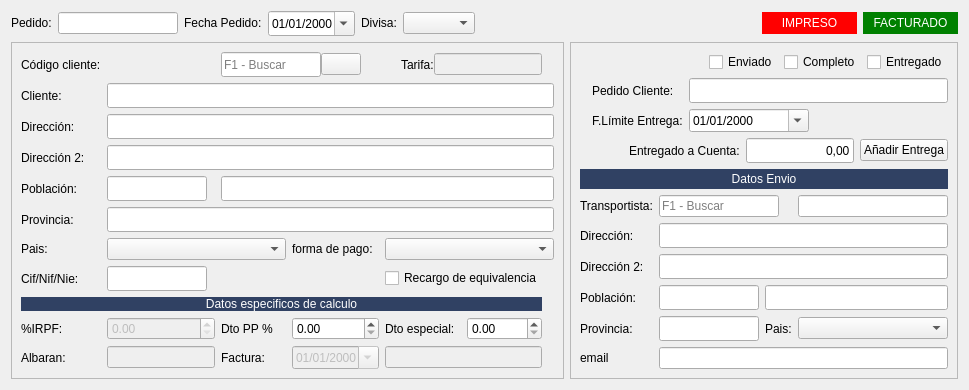
         <widget class="QWidget" name="tab_5">
          <attribute name="title">
           <string>Cabecera Pedido</string>
          </attribute>
          <layout class="QGridLayout" name="gridLayout_5">
           <item row="0" column="0" colspan="2">
            <layout class="QHBoxLayout" name="horizontalLayout_6">
             <item>
              <widget class="QLabel" name="lblnumalb">
               <property name="sizePolicy">
                <sizepolicy hsizetype="Preferred" vsizetype="Fixed">
                 <horstretch>0</horstretch>
                 <verstretch>0</verstretch>
                </sizepolicy>
               </property>
               <property name="text">
                <string>Pedido:</string>
               </property>
              </widget>
             </item>
             <item>
              <widget class="QLineEdit" name="txtpedido">
               <property name="maximumSize">
                <size>
                 <width>120</width>
                 <height>16777215</height>
                </size>
               </property>
              </widget>
             </item>
             <item>
              <widget class="QLabel" name="label">
               <property name="sizePolicy">
                <sizepolicy hsizetype="Preferred" vsizetype="Fixed">
                 <horstretch>0</horstretch>
                 <verstretch>0</verstretch>
                </sizepolicy>
               </property>
               <property name="text">
                <string>Fecha Pedido:</string>
               </property>
              </widget>
             </item>
             <item>
              <widget class="QDateEdit" name="txtfecha">
               <property name="minimumSize">
                <size>
                 <width>0</width>
                 <height>25</height>
                </size>
               </property>
               <property name="displayFormat">
                <string>dd/MM/yyyy</string>
               </property>
               <property name="calendarPopup">
                <bool>true</bool>
               </property>
              </widget>
             </item>
             <item>
              <widget class="QLabel" name="label_17">
               <property name="sizePolicy">
                <sizepolicy hsizetype="Preferred" vsizetype="Fixed">
                 <horstretch>0</horstretch>
                 <verstretch>0</verstretch>
                </sizepolicy>
               </property>
               <property name="text">
                <string>Divisa:</string>
               </property>
              </widget>
             </item>
             <item>
              <widget class="QComboBox" name="cboDivisa"/>
             </item>
             <item>
              <spacer name="horizontalSpacer">
               <property name="orientation">
                <enum>Qt::Horizontal</enum>
               </property>
               <property name="sizeHint" stdset="0">
                <size>
                 <width>40</width>
                 <height>20</height>
                </size>
               </property>
              </spacer>
             </item>
             <item>
              <widget class="QLabel" name="lblimpreso">
               <property name="sizePolicy">
                <sizepolicy hsizetype="Maximum" vsizetype="Fixed">
                 <horstretch>0</horstretch>
                 <verstretch>0</verstretch>
                </sizepolicy>
               </property>
               <property name="minimumSize">
                <size>
                 <width>95</width>
                 <height>22</height>
                </size>
               </property>
               <property name="styleSheet">
                <string notr="true">background-color: rgb(255, 0, 0);
color: rgb(255,255,255);</string>
               </property>
               <property name="text">
                <string>IMPRESO</string>
               </property>
               <property name="alignment">
                <set>Qt::AlignCenter</set>
               </property>
              </widget>
             </item>
             <item>
              <widget class="QLabel" name="lblfacturado">
               <property name="sizePolicy">
                <sizepolicy hsizetype="Preferred" vsizetype="Fixed">
                 <horstretch>0</horstretch>
                 <verstretch>0</verstretch>
                </sizepolicy>
               </property>
               <property name="minimumSize">
                <size>
                 <width>95</width>
                 <height>22</height>
                </size>
               </property>
               <property name="styleSheet">
                <string notr="true">background-color: rgb(0, 128, 0);
color: rgb(255,255,255);</string>
               </property>
               <property name="text">
                <string>FACTURADO</string>
               </property>
               <property name="alignment">
                <set>Qt::AlignCenter</set>
               </property>
              </widget>
             </item>
            </layout>
           </item>
           <item row="1" column="0">
            <widget class="QFrame" name="frame_5">
             <property name="frameShape">
              <enum>QFrame::StyledPanel</enum>
             </property>
             <property name="frameShadow">
              <enum>QFrame::Raised</enum>
             </property>
             <layout class="QGridLayout" name="gridLayout">
              <item row="6" column="0">
               <widget class="QLabel" name="label_13">
                <property name="text">
                 <string>Provincia:</string>
                </property>
               </widget>
              </item>
              <item row="8" column="0">
               <widget class="QLabel" name="label_15">
                <property name="text">
                 <string>Cif/Nif/Nie:</string>
                </property>
               </widget>
              </item>
              <item row="3" column="0">
               <widget class="QLabel" name="label_5">
                <property name="text">
                 <string>Dirección:</string>
                </property>
               </widget>
              </item>
              <item row="4" column="0">
               <widget class="QLabel" name="label_6">
                <property name="text">
                 <string>Dirección 2:</string>
                </property>
               </widget>
              </item>
              <item row="5" column="2" colspan="6">
               <widget class="QLineEdit" name="txtpoblacion">
                <property name="sizePolicy">
                 <sizepolicy hsizetype="Expanding" vsizetype="Fixed">
                  <horstretch>0</horstretch>
                  <verstretch>0</verstretch>
                 </sizepolicy>
                </property>
                <property name="minimumSize">
                 <size>
                  <width>0</width>
                  <height>25</height>
                 </size>
                </property>
               </widget>
              </item>
              <item row="0" column="0">
               <widget class="QLabel" name="label_3">
                <property name="text">
                 <string>Código cliente:</string>
                </property>
               </widget>
              </item>
              <item row="7" column="0">
               <widget class="QLabel" name="label_14">
                <property name="text">
                 <string>Pais:</string>
                </property>
               </widget>
              </item>
              <item row="8" column="1">
               <widget class="QLineEdit" name="txtcif">
                <property name="minimumSize">
                 <size>
                  <width>0</width>
                  <height>25</height>
                 </size>
                </property>
                <property name="maximumSize">
                 <size>
                  <width>100</width>
                  <height>16777215</height>
                 </size>
                </property>
               </widget>
              </item>
              <item row="6" column="1" colspan="7">
               <widget class="QLineEdit" name="txtprovincia">
                <property name="minimumSize">
                 <size>
                  <width>0</width>
                  <height>25</height>
                 </size>
                </property>
                <property name="maximumSize">
                 <size>
                  <width>16777215</width>
                  <height>16777215</height>
                 </size>
                </property>
               </widget>
              </item>
              <item row="2" column="1" colspan="7">
               <widget class="QLineEdit" name="txtcliente">
                <property name="minimumSize">
                 <size>
                  <width>0</width>
                  <height>25</height>
                 </size>
                </property>
               </widget>
              </item>
              <item row="2" column="0">
               <widget class="QLabel" name="label_4">
                <property name="text">
                 <string>Cliente:</string>
                </property>
               </widget>
              </item>
              <item row="3" column="1" colspan="7">
               <widget class="QLineEdit" name="txtdireccion1">
                <property name="minimumSize">
                 <size>
                  <width>0</width>
                  <height>25</height>
                 </size>
                </property>
               </widget>
              </item>
              <item row="5" column="0">
               <widget class="QLabel" name="label_7">
                <property name="text">
                 <string>Población:</string>
                </property>
               </widget>
              </item>
              <item row="4" column="1" colspan="7">
               <widget class="QLineEdit" name="txtdireccion2">
                <property name="minimumSize">
                 <size>
                  <width>0</width>
                  <height>25</height>
                 </size>
                </property>
               </widget>
              </item>
              <item row="5" column="1">
               <widget class="QLineEdit" name="txtcp">
                <property name="minimumSize">
                 <size>
                  <width>0</width>
                  <height>25</height>
                 </size>
                </property>
                <property name="maximumSize">
                 <size>
                  <width>100</width>
                  <height>16777215</height>
                 </size>
                </property>
               </widget>
              </item>
              <item row="12" column="0">
               <widget class="QLabel" name="lblAlbaran">
                <property name="text">
                 <string>Albaran:</string>
                </property>
               </widget>
              </item>
              <item row="12" column="1">
               <widget class="QLineEdit" name="txtalbaran">
                <property name="enabled">
                 <bool>false</bool>
                </property>
                <property name="sizePolicy">
                 <sizepolicy hsizetype="Preferred" vsizetype="Fixed">
                  <horstretch>0</horstretch>
                  <verstretch>0</verstretch>
                 </sizepolicy>
                </property>
               </widget>
              </item>
              <item row="12" column="2">
               <widget class="QLabel" name="label_49">
                <property name="text">
                 <string>Factura:</string>
                </property>
               </widget>
              </item>
              <item row="12" column="3">
               <widget class="QDateEdit" name="txtfecha_factura">
                <property name="enabled">
                 <bool>false</bool>
                </property>
                <property name="sizePolicy">
                 <sizepolicy hsizetype="Preferred" vsizetype="Fixed">
                  <horstretch>0</horstretch>
                  <verstretch>0</verstretch>
                 </sizepolicy>
                </property>
                <property name="displayFormat">
                 <string>dd/MM/yyyy</string>
                </property>
                <property name="calendarPopup">
                 <bool>true</bool>
                </property>
               </widget>
              </item>
              <item row="12" column="4" colspan="2">
               <widget class="QLineEdit" name="txtcNumFra">
                <property name="enabled">
                 <bool>false</bool>
                </property>
                <property name="sizePolicy">
                 <sizepolicy hsizetype="Preferred" vsizetype="Fixed">
                  <horstretch>0</horstretch>
                  <verstretch>0</verstretch>
                 </sizepolicy>
                </property>
               </widget>
              </item>
              <item row="7" column="1" colspan="2">
               <widget class="QComboBox" name="cboPais"/>
              </item>
              <item row="7" column="3">
               <widget class="QLabel" name="label_30">
                <property name="text">
                 <string>forma de pago:</string>
                </property>
               </widget>
              </item>
              <item row="11" column="5">
               <widget class="QDoubleSpinBox" name="spin_porc_dto_especial"/>
              </item>
              <item row="11" column="4">
               <widget class="QLabel" name="label_50">
                <property name="text">
                 <string>Dto especial:</string>
                </property>
               </widget>
              </item>
              <item row="11" column="3">
               <widget class="QDoubleSpinBox" name="spinPorc_dto_pp"/>
              </item>
              <item row="11" column="2">
               <widget class="QLabel" name="label_48">
                <property name="text">
                 <string>Dto PP %</string>
                </property>
               </widget>
              </item>
              <item row="8" column="4" colspan="2">
               <widget class="QCheckBox" name="chkrecargo_equivalencia">
                <property name="enabled">
                 <bool>true</bool>
                </property>
                <property name="text">
                 <string>Recargo de equivalencia</string>
                </property>
               </widget>
              </item>
              <item row="10" column="0" colspan="6">
               <widget class="QLabel" name="label_47">
                <property name="maximumSize">
                 <size>
                  <width>16777215</width>
                  <height>17</height>
                 </size>
                </property>
                <property name="styleSheet">
                 <string notr="true">background-color: #304163;
color: rgb(255, 255, 255);</string>
                </property>
                <property name="text">
                 <string>Datos especificos de calculo</string>
                </property>
                <property name="alignment">
                 <set>Qt::AlignCenter</set>
                </property>
               </widget>
              </item>
              <item row="7" column="4" colspan="4">
               <widget class="QComboBox" name="cboFormapago"/>
              </item>
              <item row="11" column="0">
               <widget class="QLabel" name="label_23">
                <property name="text">
                 <string>%IRPF:</string>
                </property>
               </widget>
              </item>
              <item row="11" column="1">
               <widget class="QDoubleSpinBox" name="spinPorc_irpf">
                <property name="enabled">
                 <bool>false</bool>
                </property>
               </widget>
              </item>
              <item row="0" column="2" colspan="4">
               <layout class="QHBoxLayout" name="horizontalLayout_8">
                <property name="spacing">
                 <number>0</number>
                </property>
                <item>
                 <widget class="QLineEdit" name="txtcodigo_cliente">
                  <property name="minimumSize">
                   <size>
                    <width>0</width>
                    <height>25</height>
                   </size>
                  </property>
                  <property name="maximumSize">
                   <size>
                    <width>100</width>
                    <height>16777215</height>
                   </size>
                  </property>
                  <property name="placeholderText">
                   <string>F1 - Buscar</string>
                  </property>
                 </widget>
                </item>
                <item>
                 <widget class="QPushButton" name="botBuscarCliente">
                  <property name="text">
                   <string/>
                  </property>
                  <property name="icon">
                   <iconset resource="../maya.qrc">
                    <normaloff>:/Icons/PNG/search.png</normaloff>:/Icons/PNG/search.png</iconset>
                  </property>
                 </widget>
                </item>
                <item>
                 <spacer name="horizontalSpacer_5">
                  <property name="orientation">
                   <enum>Qt::Horizontal</enum>
                  </property>
                  <property name="sizeHint" stdset="0">
                   <size>
                    <width>40</width>
                    <height>20</height>
                   </size>
                  </property>
                 </spacer>
                </item>
                <item>
                 <widget class="QLabel" name="label_22">
                  <property name="text">
                   <string>Tarifa:</string>
                  </property>
                 </widget>
                </item>
                <item>
                 <widget class="QLineEdit" name="txtTarifa_cliente">
                  <property name="enabled">
                   <bool>false</bool>
                  </property>
                 </widget>
                </item>
               </layout>
              </item>
             </layout>
            </widget>
           </item>
           <item row="1" column="1">
            <widget class="QFrame" name="frame">
             <property name="sizePolicy">
              <sizepolicy hsizetype="Maximum" vsizetype="Preferred">
               <horstretch>0</horstretch>
               <verstretch>0</verstretch>
              </sizepolicy>
             </property>
             <property name="frameShape">
              <enum>QFrame::StyledPanel</enum>
             </property>
             <property name="frameShadow">
              <enum>QFrame::Raised</enum>
             </property>
             <layout class="QGridLayout" name="gridLayout_3">
              <item row="4" column="2">
               <widget class="QLabel" name="label_24">
                <property name="text">
                 <string>Pedido Cliente:</string>
                </property>
               </widget>
              </item>
              <item row="4" column="3">
               <widget class="QLineEdit" name="txtpedido_cliente">
                <property name="minimumSize">
                 <size>
                  <width>0</width>
                  <height>25</height>
                 </size>
                </property>
                <property name="readOnly">
                 <bool>true</bool>
                </property>
               </widget>
              </item>
              <item row="5" column="3">
               <widget class="QDateEdit" name="txtfecha_limite_entrega">
                <property name="maximumSize">
                 <size>
                  <width>120</width>
                  <height>16777215</height>
                 </size>
                </property>
                <property name="displayFormat">
                 <string>dd/MM/yyyy</string>
                </property>
                <property name="calendarPopup">
                 <bool>true</bool>
                </property>
               </widget>
              </item>
              <item row="3" column="1" colspan="3">
               <layout class="QHBoxLayout" name="horizontalLayout_3">
                <item>
                 <spacer name="horizontalSpacer_3">
                  <property name="orientation">
                   <enum>Qt::Horizontal</enum>
                  </property>
                  <property name="sizeHint" stdset="0">
                   <size>
                    <width>40</width>
                    <height>20</height>
                   </size>
                  </property>
                 </spacer>
                </item>
                <item>
                 <widget class="QCheckBox" name="chkenviado">
                  <property name="text">
                   <string>Enviado</string>
                  </property>
                 </widget>
                </item>
                <item>
                 <widget class="QCheckBox" name="chkcompleto">
                  <property name="text">
                   <string>Completo</string>
                  </property>
                 </widget>
                </item>
                <item>
                 <widget class="QCheckBox" name="chkentregado">
                  <property name="text">
                   <string>Entregado</string>
                  </property>
                 </widget>
                </item>
               </layout>
              </item>
              <item row="7" column="1" colspan="3">
               <layout class="QHBoxLayout" name="horizontalLayout_4">
                <item>
                 <spacer name="horizontalSpacer_6">
                  <property name="orientation">
                   <enum>Qt::Horizontal</enum>
                  </property>
                  <property name="sizeHint" stdset="0">
                   <size>
                    <width>40</width>
                    <height>20</height>
                   </size>
                  </property>
                 </spacer>
                </item>
                <item>
                 <widget class="QLabel" name="label_20">
                  <property name="text">
                   <string>Entregado a Cuenta:</string>
                  </property>
                 </widget>
                </item>
                <item>
                 <widget class="QLineEdit" name="txtentregado_a_cuenta">
                  <property name="minimumSize">
                   <size>
                    <width>0</width>
                    <height>25</height>
                   </size>
                  </property>
                  <property name="maximumSize">
                   <size>
                    <width>120</width>
                    <height>16777215</height>
                   </size>
                  </property>
                  <property name="text">
                   <string>0,00</string>
                  </property>
                  <property name="alignment">
                   <set>Qt::AlignRight|Qt::AlignTrailing|Qt::AlignVCenter</set>
                  </property>
                 </widget>
                </item>
                <item>
                 <widget class="QPushButton" name="btnAnadir_entrega">
                  <property name="text">
                   <string>Añadir Entrega</string>
                  </property>
                  <property name="icon">
                   <iconset resource="../maya.qrc">
                    <normaloff>:/Icons/PNG/add.png</normaloff>:/Icons/PNG/add.png</iconset>
                  </property>
                 </widget>
                </item>
               </layout>
              </item>
              <item row="5" column="2">
               <widget class="QLabel" name="label_42">
                <property name="text">
                 <string>F.Límite Entrega:</string>
                </property>
               </widget>
              </item>
              <item row="8" column="0" colspan="4">
               <layout class="QGridLayout" name="gridLayout_7">
                <item row="4" column="0">
                 <widget class="QLabel" name="label_38">
                  <property name="text">
                   <string>Dirección:</string>
                  </property>
                 </widget>
                </item>
                <item row="0" column="0" colspan="4">
                 <widget class="QLabel" name="label_53">
                  <property name="styleSheet">
                   <string notr="true">background-color: #304163;
color: rgb(255, 255, 255);</string>
                  </property>
                  <property name="text">
                   <string>Datos Envio</string>
                  </property>
                  <property name="alignment">
                   <set>Qt::AlignCenter</set>
                  </property>
                 </widget>
                </item>
                <item row="8" column="0">
                 <widget class="QLabel" name="label_51">
                  <property name="text">
                   <string>email</string>
                  </property>
                 </widget>
                </item>
                <item row="7" column="0">
                 <widget class="QLabel" name="label_39">
                  <property name="text">
                   <string>Provincia:</string>
                  </property>
                 </widget>
                </item>
                <item row="5" column="1" colspan="3">
                 <widget class="QLineEdit" name="txtdireccion2_entrega">
                  <property name="minimumSize">
                   <size>
                    <width>0</width>
                    <height>25</height>
                   </size>
                  </property>
                 </widget>
                </item>
                <item row="6" column="0">
                 <widget class="QLabel" name="label_40">
                  <property name="text">
                   <string>Población:</string>
                  </property>
                 </widget>
                </item>
                <item row="6" column="2" colspan="2">
                 <widget class="QLineEdit" name="txtpoblacion_entrega">
                  <property name="sizePolicy">
                   <sizepolicy hsizetype="Expanding" vsizetype="Fixed">
                    <horstretch>0</horstretch>
                    <verstretch>0</verstretch>
                   </sizepolicy>
                  </property>
                  <property name="minimumSize">
                   <size>
                    <width>0</width>
                    <height>25</height>
                   </size>
                  </property>
                 </widget>
                </item>
                <item row="7" column="2">
                 <widget class="QLabel" name="label_37">
                  <property name="text">
                   <string>Pais:</string>
                  </property>
                 </widget>
                </item>
                <item row="8" column="1" colspan="3">
                 <widget class="QLineEdit" name="txtemail_alternativo"/>
                </item>
                <item row="4" column="1" colspan="3">
                 <widget class="QLineEdit" name="txtdireccion1_entrega">
                  <property name="minimumSize">
                   <size>
                    <width>0</width>
                    <height>25</height>
                   </size>
                  </property>
                 </widget>
                </item>
                <item row="7" column="1">
                 <widget class="QLineEdit" name="txtprovincia_entrega">
                  <property name="minimumSize">
                   <size>
                    <width>0</width>
                    <height>25</height>
                   </size>
                  </property>
                  <property name="maximumSize">
                   <size>
                    <width>100</width>
                    <height>16777215</height>
                   </size>
                  </property>
                 </widget>
                </item>
                <item row="7" column="3">
                 <widget class="QComboBox" name="cbopais_entrega">
                  <property name="minimumSize">
                   <size>
                    <width>150</width>
                    <height>0</height>
                   </size>
                  </property>
                 </widget>
                </item>
                <item row="6" column="1">
                 <widget class="QLineEdit" name="txtcp_entrega">
                  <property name="minimumSize">
                   <size>
                    <width>0</width>
                    <height>25</height>
                   </size>
                  </property>
                  <property name="maximumSize">
                   <size>
                    <width>100</width>
                    <height>16777215</height>
                   </size>
                  </property>
                 </widget>
                </item>
                <item row="5" column="0">
                 <widget class="QLabel" name="label_41">
                  <property name="text">
                   <string>Dirección 2:</string>
                  </property>
                 </widget>
                </item>
                <item row="2" column="3">
                 <widget class="QLineEdit" name="txtTransportista"/>
                </item>
                <item row="2" column="1" colspan="2">
                 <widget class="QLineEdit" name="txtcodigo_transportista">
                  <property name="maximumSize">
                   <size>
                    <width>120</width>
                    <height>16777215</height>
                   </size>
                  </property>
                  <property name="statusTip">
                   <string/>
                  </property>
                  <property name="whatsThis">
                   <string/>
                  </property>
                  <property name="placeholderText">
                   <string>F1 - Buscar</string>
                  </property>
                 </widget>
                </item>
                <item row="2" column="0">
                 <widget class="QLabel" name="label_60">
                  <property name="text">
                   <string>Transportista:</string>
                  </property>
                 </widget>
                </item>
               </layout>
              </item>
             </layout>
            </widget>
           </item>
          </layout>
         </widget>
